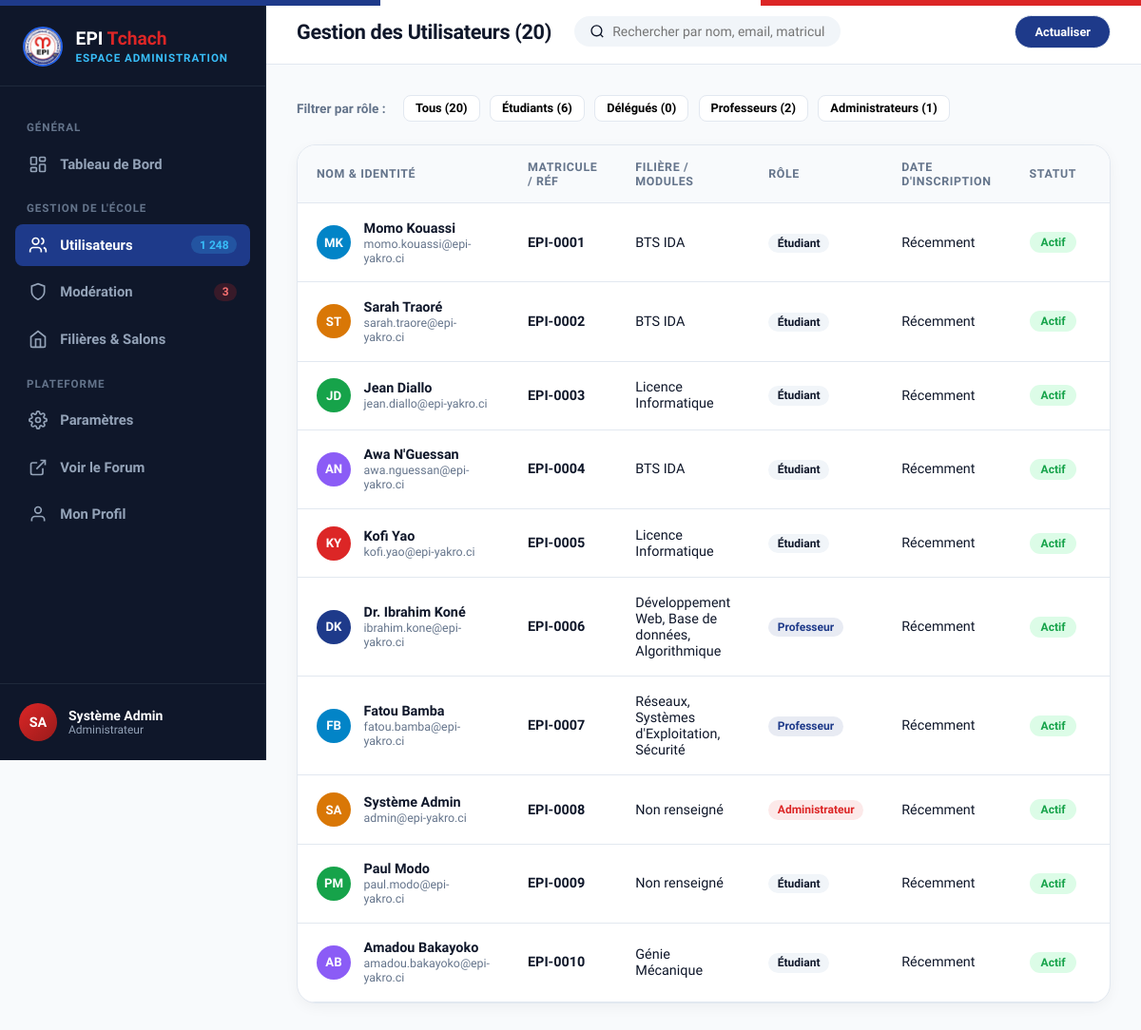
Screenshot of /admin/users (signed in) with the database file from the repository.
### tables this page shows
CREATE TABLE utilisateurs (
    id                  INT UNSIGNED AUTO_INCREMENT PRIMARY KEY,
    nom                 VARCHAR(100) NOT NULL,
    prenom              VARCHAR(100) NOT NULL,
    email               VARCHAR(150) NOT NULL UNIQUE,
    mot_de_passe        VARCHAR(255) NOT NULL,
    avatar_url          VARCHAR(255) DEFAULT NULL,
    biographie          TEXT DEFAULT NULL,
    filiere             VARCHAR(150) DEFAULT NULL,           
    modules_enseignes   TEXT DEFAULT NULL,                   
    role                ENUM('etudiant','professeur','moderateur','administrateur') NOT NULL DEFAULT 'etudiant',
    est_actif           BOOLEAN NOT NULL DEFAULT TRUE,
    date_inscription    DATETIME NOT NULL DEFAULT CURRENT_TIMESTAMP,
    derniere_connexion  DATETIME DEFAULT NULL
);

### controllers/AdminController.php (called while the page is built, shortened)
<?php
if (defined('ROOT_PATH')) {
    require_once ROOT_PATH . '/models/Admin.php';
} else {
    require_once dirname(__DIR__) . '/models/Admin.php';
}
class AdminController {
    private Admin $adminModel;
    public function __construct() {
        $this->adminModel = new Admin();
    }
    public function users(): void {
        global $baseUrl, $base, $assetBase, $asset;
        $roleFilter = !empty($_GET['role']) && $_GET['role'] !== 'all' ? trim($_GET['role']) : null;
        $users = $this->adminModel->listUser($roleFilter);
        $roleCounts = $this->adminModel->countUsersByRole();
        require_once ROOT_PATH . '/views/desktop/admin/users.php';
    }
}

### models/User.php (called while the page is built, shortened)
<?php
class User {
    public function __construct(?PDO $pdo = null) {
        if ($pdo !== null) {
            $this->pdo = $pdo;
        } else {
            global $pdo;
            $this->pdo = $pdo;
        }
    }
}

### models/Admin.php (called while the page is built, shortened)
<?php
if (defined('ROOT_PATH')) {
    require_once ROOT_PATH . '/models/User.php';
} else {
    require_once __DIR__ . '/User.php';
}
class Admin extends User {
    public function listUser(?string $filterRole = null): array {
        if (!empty($filterRole)) {
            $stmt = $this->pdo->prepare("
                SELECT id, nom, prenom, email, role, filiere, modules_enseignes, date_inscription
                FROM utilisateurs
                WHERE LOWER(role) = LOWER(:role)
                ORDER BY date_inscription DESC
            ");
            $stmt->execute(['role' => trim($filterRole)]);
        } else {
            $stmt = $this->pdo->query("
                SELECT id, nom, prenom, email, role, filiere, modules_enseignes, date_inscription
                FROM utilisateurs
                ORDER BY date_inscription DESC
            ");
        }
        return $stmt ? $stmt->fetchAll() : [];
    }
    public function countUsersByRole(): array {
        $stmt = $this->pdo->query("
            SELECT role, COUNT(*) as total
            FROM utilisateurs
            GROUP BY role
        ");
        $counts = [
            'etudiant'       => 0,
            'professeur'     => 0,
            'moderateur'     => 0,
            'administrateur' => 0,
            'total'          => 0
        ];
        if ($stmt) {
            while ($row = $stmt->fetch()) {
                $counts[$row['role']] = (int) $row['total'];
                $counts['total'] += (int) $row['total'];
            }
        }
        return $counts;
    }
}

### views/desktop/admin/users.php (the view, shortened to what this page needs)
<?php
$asset = isset($assetBase) ? $assetBase : (isset($baseUrl) ? $baseUrl . '/public/assets' : '/public/assets');
?>
<!DOCTYPE html>
<html lang="fr">
<head>
  <link rel="stylesheet" href="<?= $asset ?>/css/desktop/admin.css" />
</head>
<body>
  <div class="admin-tricolor"></div>
  <div class="admin-wrapper">
    <?php include ROOT_PATH . '/views/desktop/partials/admin-sidebar.php'; ?>
    <main class="admin-main-area">
      <header class="admin-topbar">
        <?php
          $totalCount = array_sum($roleCounts ?? []);
          $countEtudiants = $roleCounts['etudiant'] ?? 0;
          $countDelegues = $roleCounts['delegue'] ?? 0;
          $countProfesseurs = $roleCounts['professeur'] ?? 0;
          $countAdmins = ($roleCounts['administrateur'] ?? 0) + ($roleCounts['admin'] ?? 0);
        ?>
        <div class="topbar-left">
          <h1 class="page-title">Gestion des Utilisateurs (<span id="userCountTotal"><?= number_format($totalCount, 0, ',', ' ') ?></span>)</h1>
          <div class="search-box">
            <svg width="18" height="18" viewBox="0 0 24 24" fill="none" stroke="currentColor" stroke-width="2"><circle cx="11" cy="11" r="8"/><line x1="21" y1="21" x2="16.65" y2="16.65"/></svg>
            <input type="text" id="adminUserSearch" placeholder="Rechercher par nom, email, matricule, filière..." />
          </div>
        </div>
        <div class="topbar-right">
          <button type="button" class="btn-table-action" style="background:var(--admin-primary); color:#ffffff; padding:0.55rem 1.25rem; border-radius:9999px;" onclick="window.location.reload();">
            Actualiser
          </button>
        </div>
      </header>
      <div class="admin-content">
        <div style="display:flex; align-items:center; gap:0.65rem; margin-bottom:1.5rem; flex-wrap:wrap;">
          <span style="font-size:0.85rem; font-weight:700; color:var(--admin-muted); margin-right:0.5rem;">Filtrer par rôle :</span>
          <button type="button" class="btn-table-action filter-btn active" data-role="all">Tous (<?= number_format($totalCount, 0, ',', ' ') ?>)</button>
          <button type="button" class="btn-table-action filter-btn" data-role="etudiant">Étudiants (<?= number_format($countEtudiants, 0, ',', ' ') ?>)</button>
          <button type="button" class="btn-table-action filter-btn" data-role="delegue">Délégués (<?= number_format($countDelegues, 0, ',', ' ') ?>)</button>
          <button type="button" class="btn-table-action filter-btn" data-role="professeur">Professeurs (<?= number_format($countProfesseurs, 0, ',', ' ') ?>)</button>
          <button type="button" class="btn-table-action filter-btn" data-role="administrateur">Administrateurs (<?= number_format($countAdmins, 0, ',', ' ') ?>)</button>
        </div>
        <div class="admin-card">
          <div class="table-responsive">
            <table class="admin-table" id="usersTable">
              <thead>
                <tr>
                  <th>Nom & Identité</th>
                  <th>Matricule / Réf</th>
                  <th>Filière / Modules</th>
                  <th>Rôle</th>
                  <th>Date d'inscription</th>
                  <th>Statut</th>
                  <th>Actions</th>
                </tr>
              </thead>
              <tbody>
                <?php if (empty($users)): ?>
                  <tr>
                    <td colspan="7" style="text-align:center; padding:2rem; color:var(--admin-muted);">Aucun utilisateur trouvé.</td>
                  </tr>
                <?php else: ?>
                  <?php foreach ($users as $u):
                      $roleKey = strtolower($u['role'] ?? 'etudiant');
                      $initials = strtoupper(mb_substr($u['prenom'] ?? 'U', 0, 1) . mb_substr($u['nom'] ?? 'N', 0, 1));
                      $colors = ['#1e3a8a', '#0284c7', '#d97706', '#16a34a', '#8b5cf6', '#dc2626'];
                      $color = $colors[($u['id'] ?? 1) % count($colors)];
                      $createdAt = !empty($u['created_at']) ? date('d/m/Y', strtotime($u['created_at'])) : 'Récemment';
                      $filiereText = !empty($u['filiere']) ? $u['filiere'] : (!empty($u['modules_enseignes']) ? $u['modules_enseignes'] : 'Non renseigné');
                  ?>
                  <tr data-user-id="<?= (int)$u['id'] ?>" data-role="<?= htmlspecialchars($roleKey === 'admin' ? 'administrateur' : $roleKey) ?>">
                    <td>
                      <div class="user-cell">
                        <div class="user-avatar-small" style="background:<?= $color ?>;"><?= htmlspecialchars($initials) ?></div>
                        <div class="user-names">
                          <span class="user-full-name"><?= htmlspecialchars(($u['prenom'] ?? '') . ' ' . ($u['nom'] ?? '')) ?></span>
                          <span class="user-email-sub"><?= htmlspecialchars($u['email'] ?? '') ?></span>
                        </div>
                      </div>
                    </td>
                    <td><strong>EPI-<?= str_pad((string)$u['id'], 4, '0', STR_PAD_LEFT) ?></strong></td>
                    <td class="user-filiere-cell"><?= htmlspecialchars($filiereText) ?></td>
                    <td class="user-role-cell">
                      <?php if ($roleKey === 'administrateur' || $roleKey === 'admin'): ?>
                        <span class="role-pill role-admin">Administrateur</span>
                      <?php elseif ($roleKey === 'professeur'): ?>
                        <span class="role-pill role-prof">Professeur</span>
                      <?php elseif ($roleKey === 'delegue'): ?>
                        <span class="role-pill role-delegue">Délégué</span>
                      <?php else: ?>
                        <span class="role-pill">Étudiant</span>
                      <?php endif; ?>
                    </td>
                    <td><?= htmlspecialchars($createdAt) ?></td>
                    <td><span class="status-pill status-active">Actif</span></td>
                    <td>
                    </td>
                  </tr>
                  <?php endforeach; ?>
                <?php endif; ?>
              </tbody>
            </table>
          </div>
        </div>
      </div>
    </main>
  </div>
</body>
</html>

### public/assets/css/desktop/admin.css (style rules this page uses)
:root { --admin-primary: #1e3a8a; --admin-primary-dark: #0f172a; --admin-primary-light: #2563eb; --admin-accent: #dc2626; --admin-accent-light: #ef4444; --admin-bg: #f8fafc; --admin-sidebar-bg: #0f172a; --admin-sidebar-hover: #1e293b; --admin-sidebar-text: #94a3b8; --admin-sidebar-active: #ffffff; --admin-card: #ffffff; --admin-text: #0f172a; --admin-muted: #64748b; --admin-border: #e2e8f0; --admin-success: #16a34a; --admin-success-bg: #dcfce7; --admin-warning: #d97706; --admin-warning-bg: #fef3c7; --admin-danger: #dc2626; --admin-danger-bg: #fee2e2; --admin-info: #0284c7; --admin-info-bg: #e0f2fe; --radius-sm: 0.5rem; --radius-md: 0.85rem; --radius-lg: 1.25rem; --radius-full: 9999px; --shadow-card: 0 4px 16px -2px rgba(15, 23, 42, 0.06); }
* { margin: 0; padding: 0; box-sizing: border-box; }
body { font-family: "Plus Jakarta Sans", -apple-system, BlinkMacSystemFont, "Segoe UI", Roboto, sans-serif; background: var(--admin-bg); color: var(--admin-text); min-height: 100vh; display: flex; }
.admin-tricolor { height: 0.35rem; width: 100%; background: linear-gradient(90deg, #1e3a8a 33.33%, #ffffff 33.33% 66.66%, #dc2626 66.66%); position: absolute; top: 0; left: 0; z-index: 50; }
.admin-wrapper { display: flex; width: 100%; min-height: 100vh; position: relative; }
.admin-main-area { flex: 1; display: flex; flex-direction: column; min-width: 0; background: var(--admin-bg); }
.admin-topbar { background: #ffffff; border-bottom: 1px solid var(--admin-border); padding: 1rem 2rem; display: flex; align-items: center; justify-content: space-between; position: sticky; top: 0; z-index: 30; }
.topbar-left { display: flex; align-items: center; gap: 1.5rem; }
.page-title { font-size: 1.35rem; font-weight: 800; letter-spacing: -0.015em; }
.search-box { display: flex; align-items: center; gap: 0.5rem; background: #f1f5f9; padding: 0.45rem 1rem; border-radius: var(--radius-full); width: 280px; }
.search-box input { background: none; border: none; outline: none; font-family: inherit; font-size: 0.875rem; color: var(--admin-text); width: 100%; }
.topbar-right { display: flex; align-items: center; gap: 1rem; }
.admin-content { padding: 2rem; flex: 1; }
.admin-card { background: #ffffff; border-radius: var(--admin-border); border: 1px solid var(--admin-border); border-radius: var(--radius-lg); box-shadow: var(--shadow-card); overflow: hidden; }
.table-responsive { width: 100%; overflow-x: auto; }
.admin-table { width: 100%; border-collapse: collapse; text-align: left; }
.admin-table th { padding: 0.95rem 1.25rem; background: #f8fafc; font-size: 0.775rem; font-weight: 800; text-transform: uppercase; color: var(--admin-muted); letter-spacing: 0.05em; border-bottom: 1px solid var(--admin-border); }
.admin-table td { padding: 1.1rem 1.25rem; border-bottom: 1px solid var(--admin-border); font-size: 0.9rem; vertical-align: middle; }
.user-cell { display: flex; align-items: center; gap: 0.85rem; }
.user-avatar-small { width: 36px; height: 36px; border-radius: 50%; background: linear-gradient(135deg, var(--admin-primary), #2563eb); color: #ffffff; display: flex; align-items: center; justify-content: center; font-weight: 800; font-size: 0.825rem; flex-shrink: 0; }
.user-names { display: flex; flex-direction: column; }
.user-full-name { font-weight: 800; color: var(--admin-text); }
.user-email-sub { font-size: 0.775rem; color: var(--admin-muted); }
.status-pill { display: inline-flex; align-items: center; gap: 0.35rem; padding: 0.25rem 0.75rem; border-radius: var(--radius-full); font-size: 0.75rem; font-weight: 800; }
.status-active { background: var(--admin-success-bg); color: var(--admin-success); }
.role-pill { font-size: 0.75rem; font-weight: 700; padding: 0.2rem 0.6rem; border-radius: var(--radius-full); background: #f1f5f9; }
.role-prof { background: rgba(30, 58, 138, 0.1); color: var(--admin-primary); }
.role-admin { background: rgba(220, 38, 38, 0.1); color: var(--admin-accent); }
.btn-table-action { padding: 0.35rem 0.75rem; font-size: 0.8rem; font-weight: 700; border-radius: var(--radius-sm); border: 1px solid var(--admin-border); background: #ffffff; cursor: pointer; transition: all 0.2s ease; font-family: inherit; }

### rows the page displays
utilisateurs: initials "MK", prenom+nom "Momo Kouassi", email "momo.kouassi@epi-yakro.ci", id "0001", filiere "BTS IDA", role "Étudiant", createdAt "Récemment"
utilisateurs: initials "ST", prenom+nom "Sarah Traoré", email "sarah.traore@epi-yakro.ci", id "0002", filiere "BTS IDA", role "Étudiant", createdAt "Récemment"
utilisateurs: initials "JD", prenom+nom "Jean Diallo", email "jean.diallo@epi-yakro.ci", id "0003", filiere "Licence Informatique", role "Étudiant", createdAt "Récemment"
utilisateurs: initials "AN", prenom+nom "Awa N'Guessan", email "awa.nguessan@epi-yakro.ci", id "0004", filiere "BTS IDA", role "Étudiant", createdAt "Récemment"
utilisateurs: initials "KY", prenom+nom "Kofi Yao", email "kofi.yao@epi-yakro.ci", id "0005", filiere "Licence Informatique", role "Étudiant", createdAt "Récemment"
utilisateurs: initials "DK", prenom+nom "Dr. Ibrahim Koné", email "ibrahim.kone@epi-yakro.ci", id "0006", modules_enseignes "Développement Web, Base de données, Algorithmique", role "Professeur", createdAt "Récemment"
utilisateurs: initials "FB", prenom+nom "Fatou Bamba", email "fatou.bamba@epi-yakro.ci", id "0007", modules_enseignes "Réseaux, Systèmes d'Exploitation, Sécurité", role "Professeur", createdAt "Récemment"
utilisateurs: initials "SA", prenom+nom "Système Admin", email "admin@epi-yakro.ci", id "0008", filiereText "Non renseigné", role "Administrateur", createdAt "Récemment"
utilisateurs: initials "PM", prenom+nom "Paul Modo", email "paul.modo@epi-yakro.ci", id "0009", filiereText "Non renseigné", role "Étudiant", createdAt "Récemment"
utilisateurs: initials "AB", prenom+nom "Amadou Bakayoko", email "amadou.bakayoko@epi-yakro.ci", id "0010", filiere "Génie Mécanique", role "Étudiant", createdAt "Récemment"

### other values shown
$adminAvatar "SA"
$adminName "Système Admin"
$adminRole "Administrateur"
$totalCount "20"
$countEtudiants "6"
$countDelegues "0"
$countProfesseurs "2"
$countAdmins "1"
